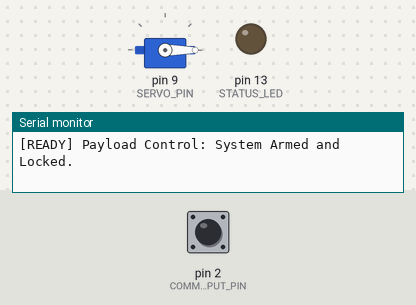
The sketch below on a simulated Arduino Nano, built with avr-gcc and run on an emulated ATmega328P. Shown: servo, output pins drawn as LEDs (lit = HIGH), the last lines printed to the serial monitor. Inputs (shaded band) come from the test bench; at power-on: pin 2 (COMMAND_INPUT_PIN) HIGH.

Above: at 2.4 s.
2.5 s: pin 2 (COMMAND_INPUT_PIN) pulled LOW for 0.15 s
At 3.1 s:
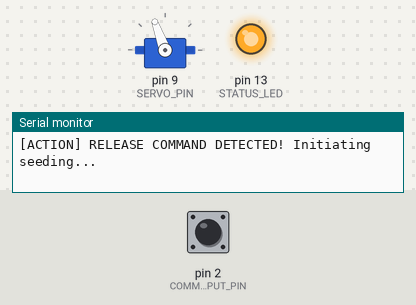
5.0 s: pin 2 (COMMAND_INPUT_PIN) pulled LOW for 3.2 s
At 8.6 s:
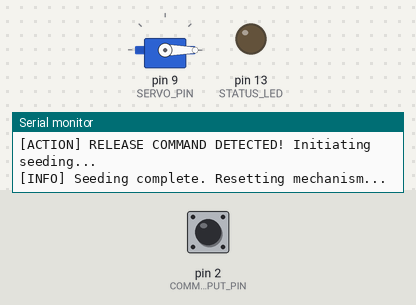
Timing chart, 0 to 10.1 s (numbered marks = the images above; inputs shaded):
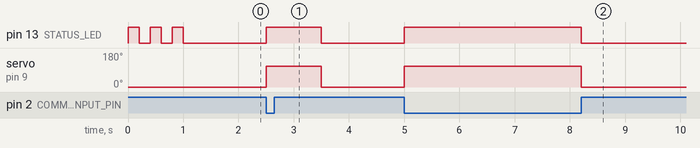

Measured:
- after the input at 2.5 s, pin 13 (STATUS_LED): LOW → HIGH at once, → LOW 1.0 s later; servo on pin 9 (SERVO_PIN): 0° → 110° at once, → 0° 1.0 s later
- after the input at 5.0 s, pin 13 (STATUS_LED): LOW → HIGH at once, → LOW 3.2 s later; servo on pin 9 (SERVO_PIN): 0° → 110° at once, → 0° 3.2 s later

The sketch:

capsule_release.ino
```cpp
/**
 * @file capsule_release.ino
 * @brief Seeding Capsule Release Controller for Aero-Climate Engineering.
 * @author Meta-Engineering Research Lab
 *
 * Target: Arduino Nano / STM32 / ESP32
 * Description: Controls the servo-actuated release mechanism for cloud seeding
 * capsules (Silver Iodide or Liquid Propane).
 */

#include <Servo.h>

// Pin Definitions
#define SERVO_PIN 9
#define STATUS_LED 13
#define COMMAND_INPUT_PIN 2 // High signal from Edge AI / Telemetry receiver

// Servo Positions (in degrees)
#define POS_LOCKED 0
#define POS_RELEASED 110

Servo payloadServo;
bool isSeeding = false;

void setup() {
  Serial.begin(115200);
  pinMode(STATUS_LED, OUTPUT);
  pinMode(COMMAND_INPUT_PIN, INPUT_PULLUP);

  payloadServo.attach(SERVO_PIN);
  payloadServo.write(POS_LOCKED); // Ensure locked position on startup

  Serial.println("[READY] Payload Control: System Armed and Locked.");
  blinkLED(3);
}

void loop() {
  // Check for trigger signal from Edge AI or Radio receiver
  bool trigger = digitalRead(COMMAND_INPUT_PIN) == LOW; // Assuming active low logic

  if (trigger && !isSeeding) {
    executeRelease();
  } else if (!trigger && isSeeding) {
    resetPayload();
  }
}

void executeRelease() {
  Serial.println("[ACTION] RELEASE COMMAND DETECTED! Initiating seeding...");
  digitalWrite(STATUS_LED, HIGH);
  payloadServo.write(POS_RELEASED);
  isSeeding = true;
  delay(1000); // Debounce duration
}

void resetPayload() {
  Serial.println("[INFO] Seeding complete. Resetting mechanism...");
  digitalWrite(STATUS_LED, LOW);
  payloadServo.write(POS_LOCKED);
  isSeeding = false;
  delay(1000); // Avoid rapid mechanical cycling
}

void blinkLED(int times) {
  for (int i = 0; i < times; i++) {
    digitalWrite(STATUS_LED, HIGH);
    delay(200);
    digitalWrite(STATUS_LED, LOW);
    delay(200);
  }
}
```
